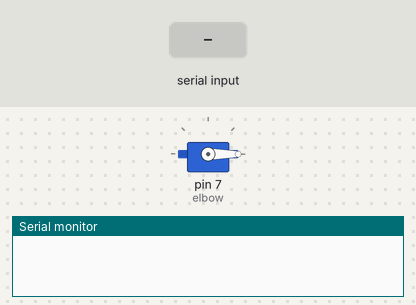
The sketch below on a simulated Arduino Uno, built with avr-gcc and run on an emulated ATmega328P. Parts: servo, the last lines printed to the serial monitor. The test bench sets the inputs (shaded band).

Above: at 1.2 s.
1.3 s: byte 3 (3) received over Serial
At 2.5 s:
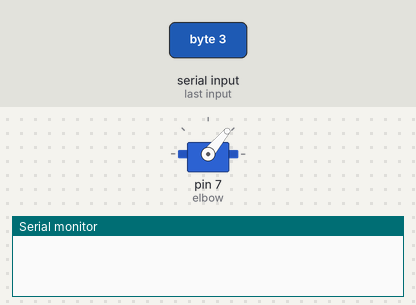
2.8 s: byte 2 (2) received over Serial
At 3.27 s:
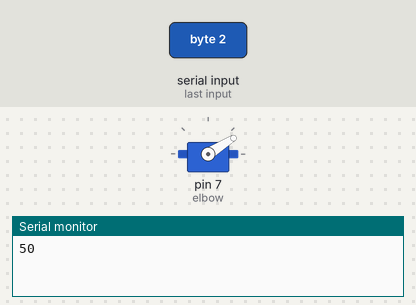
Timing chart, 0 to 5.8 s (numbered marks = the images above; inputs shaded):
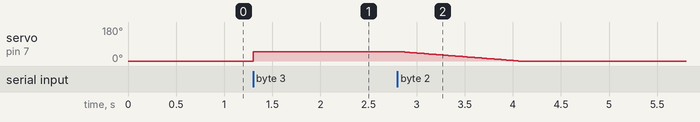

The sketch:

servo_read_test.ino
```cpp
#include <Servo.h>

Servo elbow;

int incom=0;
int pos=0;
int pos2=0;
int motor_code;
int motor_angle;
void setup()
{
 Serial.begin(9600);
 elbow.attach(7);

 elbow.write(35);

}

void loop()
{
   incom=Serial.read();

   if(incom==2)
   {

   pos=elbow.read();
   Serial.println(pos);

   }

   if(incom==3)
   {
     elbow.write(50);
   }

   if(incom!=2 && incom!=3)
   {
     motor_angle=incom;
     for( ; pos > motor_angle ; pos-=1)
     {
       elbow.write(pos);
       delay(25);
     }
     incom=0;
   }


}
```

Measured:
- after the input at 1.3 s, servo on pin 7 (elbow): 0° → 50° at once
- after the input at 2.8 s, servo on pin 7 (elbow): moves from 50° to 0° over 1.2 s, starting at once
